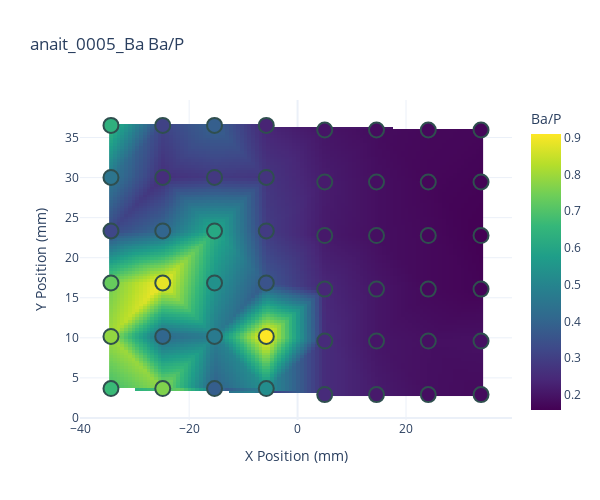

Notebook code cell kept with this figure:
### Code cell
savepath = os.path.join(folder, f"{sample}_B_P_ratio.html")
new_heatmap('Ba/P', data=data0, title = f"{sample} Ba/P ",
    savepath=savepath,
     )
